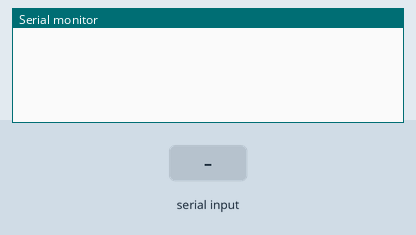
A sketch run on a simulated Arduino Uno, built with avr-gcc and run on an emulated ATmega328P. Shown: the last lines printed to the serial monitor. Inputs (shaded band) come from the test bench.

Above: at 1.2 s.
1.3 s: "90,45\n" received over Serial
At 2.1 s:
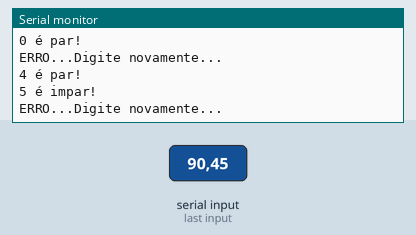
2.8 s: "30,150\n" received over Serial
At 3.7 s:
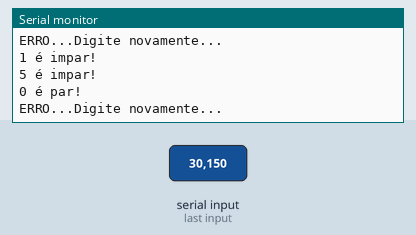
Timing chart, 0 to 5.8 s (numbered marks = the images above; inputs shaded):
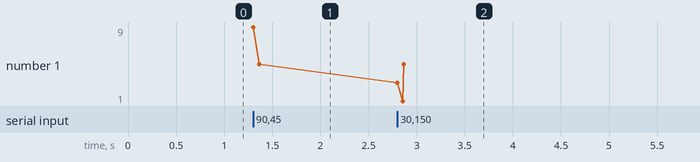

The sketch:

exercicio3.ino
```cpp
unsigned int a ;
unsigned int b ;
bool erro;

void setup() {
 Serial.begin(9600);
 erro = false;
}

void loop() {
a = operador();
if((a == 0)||(a ==2)||(a == 4)||(a == 6)||(a == 8)){
  Serial.print(a);
  Serial.println(" é par!");
  }

else{
     if((a == 1)||(a ==3)||(a == 5)||(a == 7)||(a == 9)){
          Serial.print(a);
          Serial.println(" é impar!");
          }
            else{
                Serial.println("ERRO...Digite novamente...");
                }
    }
}


unsigned int operador(){
  unsigned int e;
  while(!Serial.available()){
   }

  e = Serial.read();
 // e = convert(e);
 e = e - 48;

  return e;
  }
```

Measured:
- after the input at 1.3 s, the serial monitor: prints a new line at once (image 1)
- after the input at 2.8 s, the serial monitor: prints a new line at once (image 2)
